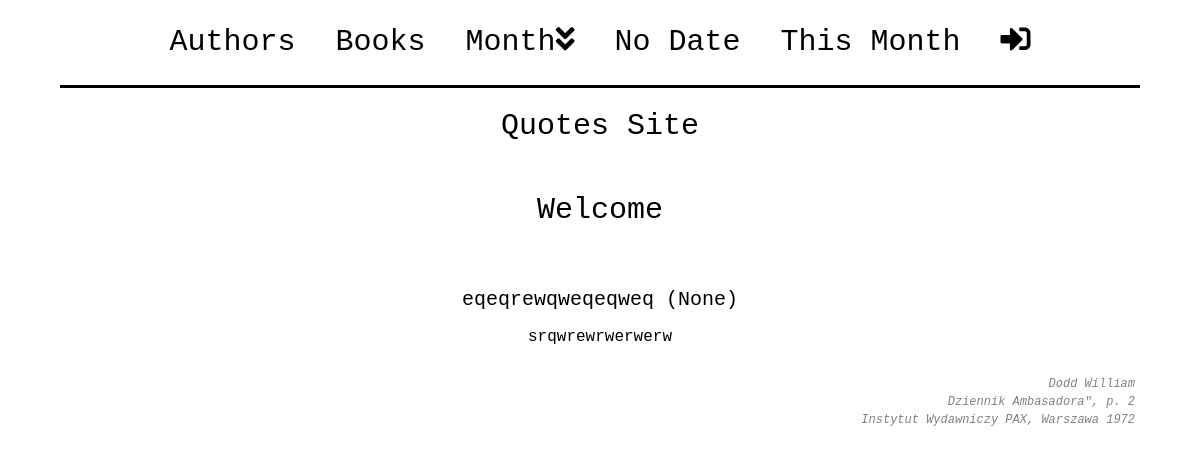
Screenshot of /start/ with the database file from the repository.
### Quote/models.py (models this page shows, shortened)
class Quote(models.Model):
    choice=[
        ('No','No'),
        ('Yes','Yes')
        ]
    desc=models.CharField(max_length=100, verbose_name=u"Description:")
    date=models.DateField(null=True, blank=True, verbose_name=u"Date of the Quote:", help_text="<em>YYYY-MM-DD</em>.")
    text=models.TextField(verbose_name=u"Quote Text:")
    page=models.PositiveSmallIntegerField(null=True, verbose_name=u"Page:")
    author=models.ForeignKey(Author, null=True, on_delete=models.CASCADE, verbose_name=u"Author:")
    book=models.ForeignKey(Book, null=True, on_delete=models.CASCADE, verbose_name=u"Book:")
    check=models.CharField(max_length=3, choices=choice, default='No')
    class Meta:
        ordering=['date']
    def __str__(self):
        return self.desc

class Author(models.Model):
    surname=models.CharField(max_length=100, verbose_name=u"Surname:")
    name=models.CharField(max_length=100, verbose_name=u"Name:")
    birth=models.IntegerField(default=0000, blank=False, null=False, verbose_name=u"Birth Year:")
    death=models.IntegerField(default=0000, blank=False, null=False, verbose_name=u"Death Year:")
    class Meta:
        unique_together = ('surname', 'name')
        ordering=['surname', 'name']

class Book(models.Model):
    title=models.CharField(max_length=100, verbose_name=u"Title:")
    author=models.ForeignKey(Author, null=True, on_delete=models.CASCADE, verbose_name=u"Author:")
    pubHouse=models.ForeignKey(PubHouse, null=True, on_delete=models.CASCADE, verbose_name=u"publishing House:")
    city=models.CharField(max_length=100, null=True, verbose_name=u"City:")
    pubYear=models.IntegerField(default=0000, blank=False, null=False, verbose_name=u"Publishing Year:")
    class Meta:
        unique_together = ('title', 'author')
        ordering = ['title']

class PubHouse(models.Model):
    houseName=models.CharField(max_length=100, verbose_name=u"Publishing House:", unique=True)
    class Meta:
        ordering=['houseName']
    def __str__(self):
        return self.houseName

### Quote/views.py (the view)
# urls.py: path('start/', StartView, name='start'),
def StartView(request):
    quote=Quote.objects.order_by('?').first()
    obj={
        'quote':quote,
        }
    return render(request, 'start.html', obj)

### templates/start.html (shortened to what this page needs)
<!DOCTYPE html>
{%extends 'main.html'%}
{% block body %}
<div style="text-align:center">
  <h1 class="header_1">Quotes Site</h1>
  <h3 class="header_1">Welcome</h3>
</div>
<br>
<div class="title">
  {{quote}} ({{quote.date}})
</div>
  <p class="quote">{{quote.text}}</p>
  <p class="signature">{{quote.author.surname}} {{quote.author.name}}<br>
    {{quote.book.title}}", p. {{quote.page}}<br>
    {{quote.book.pubHouse}}, {{quote.book.city}} {{quote.book.pubYear}}</p>
{% endblock %}

### static/static.css (style rules this page uses)
body { margin-left: 5%; margin-right: 5%; color: black; font-family: Courier New; }
.header_1 { color: black; padding: 20px; text-align: center; font-size: 30px; text-decoration: none; }
.quote { color: black; padding: 5px; text-align: center; font-size: 16px; font-family: Courier New; }
.signature { color: grey; padding: 5px; text-align: right; font-size: 12px; font-style: italic; font-family: Courier New; }
.title { color: black; padding: 5px; text-align: center; font-size: 20px; }

### rows the page displays
Quote: desc "eqeqrewqweqeqweq", date "None", text "srqwrewrwerwerw", author.surname "Dodd", author.name "William", book "Dziennik Ambasadora", page "2", book.pubHouse "Instytut Wydawniczy PAX", book.city "Warszawa", book.pubYear "1972"
